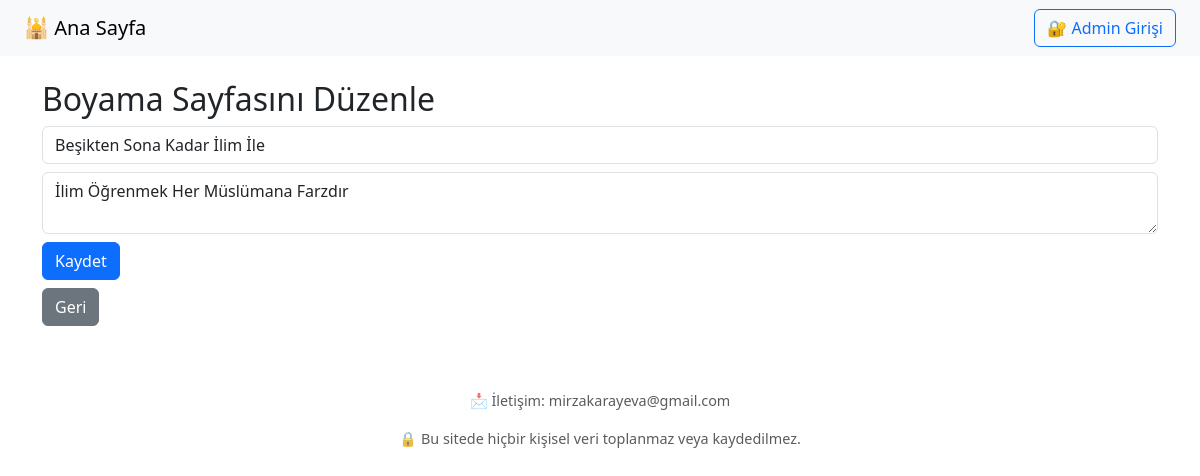
Screenshot of /admin/edit/2 (signed in) with the database file from the repository.
### app/models.py (models this page shows)
class BoyamaSayfasi(db.Model):
    id = db.Column(db.Integer, primary_key=True)
    baslik = db.Column(db.String(100))
    aciklama = db.Column(db.Text)
    resim_yolu = db.Column(db.String(200))

### app/admin_routes.py (the view)
@admin.route("/admin/edit/<int:id>", methods=["GET", "POST"])
def admin_edit(id):
    if not session.get("admin"):
        return redirect(url_for("admin.admin_login"))
    sayfa = BoyamaSayfasi.query.get_or_404(id)
    if request.method == "POST":
        sayfa.baslik = request.form["baslik"]
        sayfa.aciklama = request.form["aciklama"]
        db.session.commit()
        return redirect(url_for("admin.admin_panel"))
    return render_template("admin_edit.html", sayfa=sayfa)

### app/templates/admin_edit.html
{% extends 'base.html' %}
{% block content %}
<h2>Boyama Sayfasını Düzenle</h2>
<form method="post">
    <input type="text" name="baslik" class="form-control" value="{{ sayfa.baslik }}" required>
    <textarea name="aciklama" class="form-control mt-2">{{ sayfa.aciklama }}</textarea>
    <button type="submit" class="btn btn-primary mt-2">Kaydet</button>
</form>
<a href="{{ url_for('admin.admin_panel') }}" class="btn btn-secondary mt-2">Geri</a>
{% endblock %}

### rows the page displays
BoyamaSayfasi: baslik "Beşikten Sona Kadar İlim İle", aciklama "İlim Öğrenmek Her Müslümana Farzdır"
